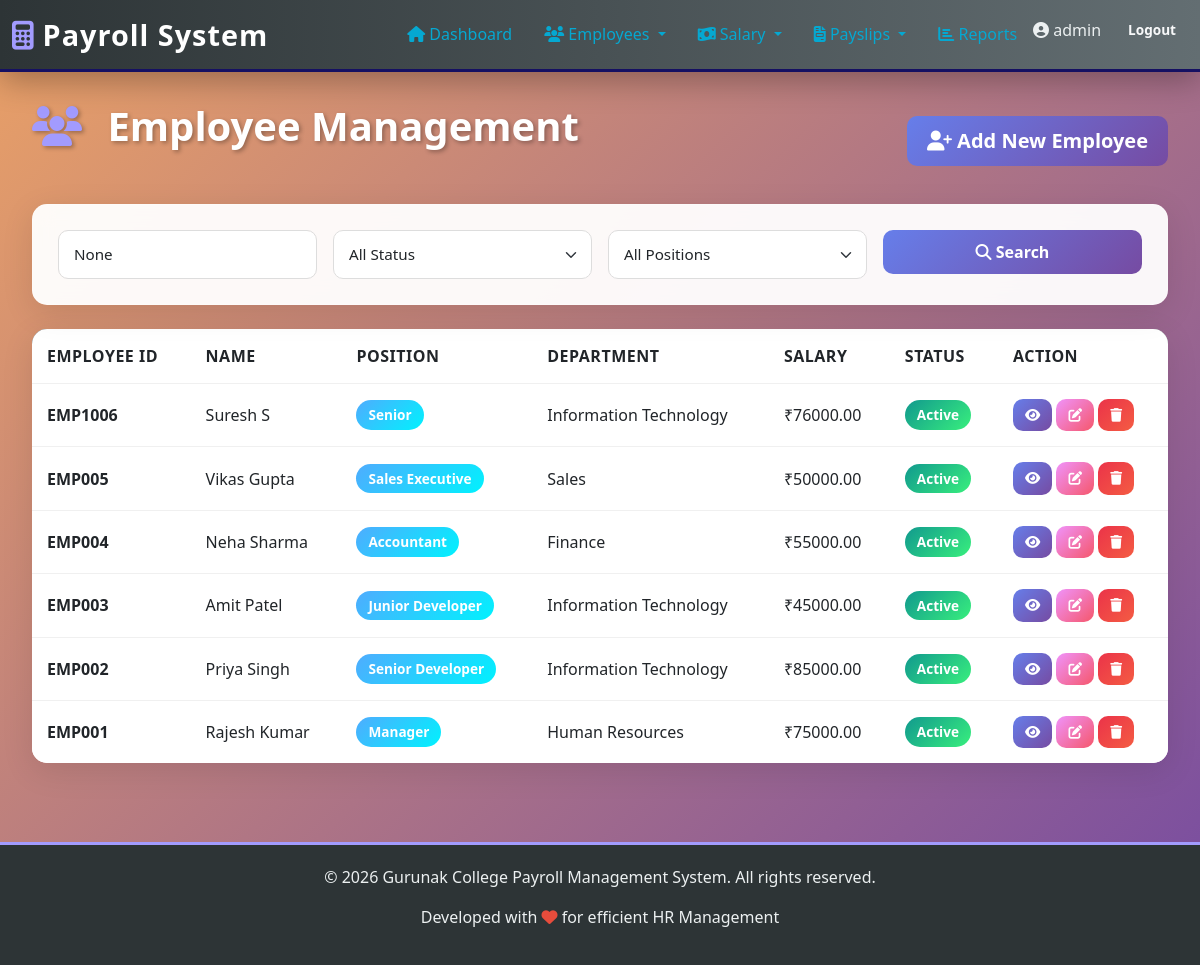
Screenshot of /employees/ (signed in) with the database file from the repository.
### payroll/models.py (models this page shows, shortened)
class Employee(models.Model):
    POSITION = [
        ("Junior", "Junior"),
        ("Senior", "Senior"),
        ("Manager", "Manager"),
        ("Director", "Director"),
    ]
    STATUS_CHOICES = [
        ("Active", "Active"),
        ("Inactive", "Inactive"),
        ("On Leave", "On Leave"),
    ]
    name = models.CharField(max_length=100)
    email = models.EmailField(unique=True)
    phone = models.CharField(max_length=15, blank=True)
    employee_id = models.CharField(max_length=20, unique=True)
    position = models.CharField(max_length=20, choices=POSITION)
    department = models.ForeignKey(Department, on_delete=models.PROTECT)
    experience = models.IntegerField()
    base_salary = models.FloatField()
    address = models.TextField(blank=True)
    city = models.CharField(max_length=50, blank=True)
    state = models.CharField(max_length=50, blank=True)
    zip_code = models.CharField(max_length=10, blank=True)
    pan = models.CharField(max_length=20, blank=True)
    aadhar = models.CharField(max_length=20, blank=True)
    bank_account = models.CharField(max_length=20, blank=True)
    ifsc_code = models.CharField(max_length=20, blank=True)
    status = models.CharField(max_length=20, choices=STATUS_CHOICES, default="Active")
    date_joined = models.DateField()
    created_at = models.DateTimeField(auto_now_add=True)
    updated_at = models.DateTimeField(auto_now=True)
    class Meta:
        ordering = ['-created_at']
        indexes = [
            models.Index(fields=['employee_id']),
            models.Index(fields=['status']),
        ]

class Department(models.Model):
    name = models.CharField(max_length=100, unique=True)
    description = models.TextField(blank=True)
    created_at = models.DateTimeField(auto_now_add=True)

### payroll/views.py (the view)
# urls.py: path('employees/', views.employee_list, name='employee_list'),
@login_required
def employee_list(request):
    employees = Employee.objects.select_related('department').all()
    status_filter = request.GET.get('status')
    position_filter = request.GET.get('position')
    department_filter = request.GET.get('department')
    search = request.GET.get('search')
    if status_filter:
        employees = employees.filter(status=status_filter)
    if position_filter:
        employees = employees.filter(position=position_filter)
    if department_filter:
        employees = employees.filter(department_id=department_filter)
    if search:
        employees = employees.filter(
            Q(name__icontains=search) |
            Q(employee_id__icontains=search) |
            Q(email__icontains=search)
        )
    departments = Department.objects.all()
    context = {
        'employees': employees,
        'departments': departments,
        'current_status': status_filter,
        'current_position': position_filter,
        'current_department': department_filter,
        'search_query': search,
    }
    return render(request, 'employees/employee_list.html', context)

### templates/employees/employee_list.html (shortened to what this page needs)
{% extends 'base.html' %}
{% block content %}
<div class="d-flex justify-content-between align-items-center mb-4">
    <h1 class="page-title">
        <i class="fas fa-users"></i> Employee Management
    </h1>
    <a href="/employees/add/" class="btn btn-primary btn-lg">
        <i class="fas fa-user-plus"></i> Add New Employee
    </a>
</div>
<div class="glass mb-4">
    <form method="get" class="row g-3">
        <div class="col-md-3">
            <input type="text" name="search" class="form-control" placeholder="Search name, ID, email..." value="{{ search_query }}">
        </div>
        <div class="col-md-3">
            <select name="status" class="form-select">
                <option value="">All Status</option>
            </select>
        </div>
        <div class="col-md-3">
            <select name="position" class="form-select">
                <option value="">All Positions</option>
            </select>
        </div>
        <div class="col-md-3">
            <button type="submit" class="btn btn-primary w-100">
                <i class="fas fa-search"></i> Search
            </button>
        </div>
    </form>
</div>
<div class="table-glass">
    {% if employees %}
        <table class="table table-hover">
            <thead>
                <tr>
                    <th>Employee ID</th>
                    <th>Name</th>
                    <th>Position</th>
                    <th>Department</th>
                    <th>Salary</th>
                    <th>Status</th>
                    <th>Action</th>
                </tr>
            </thead>
            <tbody>
                {% for emp in employees %}
                <tr>
                    <td><strong>{{ emp.employee_id }}</strong></td>
                    <td>{{ emp.name }}</td>
                    <td><span class="badge badge-info">{{ emp.position }}</span></td>
                    <td>{{ emp.department.name }}</td>
                    <td>₹{{ emp.base_salary|floatformat:2 }}</td>
                    <td>
                        {% if emp.status == 'Active' %}
                            <span class="badge badge-success">{{ emp.status }}</span>
                        {% elif emp.status == 'On Leave' %}
                            <span class="badge badge-warning">{{ emp.status }}</span>
                        {% else %}
                            <span class="badge bg-secondary">{{ emp.status }}</span>
                        {% endif %}
                    </td>
                    <td>
                        <a href="/employees/{{ emp.id }}/" class="btn btn-sm btn-primary" title="View Details">
                            <i class="fas fa-eye"></i>
                        </a>
                        <a href="/employees/{{ emp.id }}/edit/" class="btn btn-sm btn-warning" title="Edit">
                            <i class="fas fa-edit"></i>
                        </a>
                        <a href="/employees/{{ emp.id }}/delete/" class="btn btn-sm btn-danger" title="Delete">
                            <i class="fas fa-trash"></i>
                        </a>
                    </td>
                </tr>
                {% endfor %}
            </tbody>
        </table>
    {% else %}
        <div class="alert alert-info" style="border-radius: 15px;">
            <i class="fas fa-info-circle"></i> No employees found. <a href="/employees/add/">Add one now</a>
        </div>
    {% endif %}
</div>
{% endblock %}

### templates/base.html (shortened to what this page needs)
<!DOCTYPE html>
<html lang="en">
<head>
    <link href="https://cdn.jsdelivr.net/npm/bootstrap@5.3.0/dist/css/bootstrap.min.css" rel="stylesheet">
    <link rel="stylesheet" href="https://cdnjs.cloudflare.com/ajax/libs/font-awesome/6.5.1/css/all.min.css">
    <link rel="stylesheet" href="https://cdnjs.cloudflare.com/ajax/libs/animate.css/4.1.1/animate.min.css"/>
</head>
<body>
    <nav class="navbar navbar-expand-lg navbar-dark sticky-top">
        <div class="container-fluid">
            <a class="navbar-brand" href="/">
                <i class="fas fa-calculator"></i>Payroll System
            </a>
            <div class="collapse navbar-collapse" id="navbarNav">
                <ul class="navbar-nav ms-auto">
                    <li class="nav-item">
                        <a class="nav-link {% if request.resolver_match.url_name == 'dashboard' %}active{% endif %}" href="/">
                            <i class="fas fa-home"></i> Dashboard
                        </a>
                    </li>
                    <li class="nav-item dropdown">
                        <a class="nav-link dropdown-toggle" href="#" id="empDropdown" role="button" data-bs-toggle="dropdown">
                            <i class="fas fa-users"></i> Employees
                        </a>
                    </li>
                    <li class="nav-item dropdown">
                        <a class="nav-link dropdown-toggle" href="#" id="salaryDropdown" role="button" data-bs-toggle="dropdown">
                            <i class="fas fa-money-bill-wave"></i> Salary
                        </a>
                    </li>
                    <li class="nav-item dropdown">
                        <a class="nav-link dropdown-toggle" href="#" id="paySlipDropdown" role="button" data-bs-toggle="dropdown">
                            <i class="fas fa-file-invoice"></i> Payslips
                        </a>
                    </li>
                    <li class="nav-item">
                        <a class="nav-link" href="/reports/">
                            <i class="fas fa-chart-bar"></i> Reports
                        </a>
                    </li>
                    <li class="nav-item">
                        <div class="user-info">
                            <span><i class="fas fa-user-circle"></i> {{ user.username }}</span>
                            <form method="post" action="/logout/" style="display: inline;">
                                <button type="submit" class="btn btn-sm btn-outline-light" style="border: none; padding: 0.375rem 0.75rem;">Logout</button>
                            </form>
                        </div>
                    </li>
                </ul>
            </div>
        </div>
    </nav>
    <div class="main-container">
        <div class="container-fluid">
            {% block content %}{% endblock %}
        </div>
    </div>
    <div class="footer">
        <p>&copy; 2026 Gurunak College Payroll Management System. All rights reserved.</p>
        <p>Developed with <i class="fas fa-heart" style="color: #e74c3c;"></i> for efficient HR Management</p>
    </div>
</body>
</html>

### templates/base.html (style rules this page uses)
* { margin: 0; padding: 0; box-sizing: border-box; }
body { font-family: 'Segoe UI', Tahoma, Geneva, Verdana, sans-serif; background: linear-gradient(135deg, #eaa166 0%, #764ba2 100%); min-height: 100vh; color: #333; }
.navbar { background: linear-gradient(90deg, #2d3436 0%, #636e72 100%); box-shadow: 0 8px 32px rgba(0, 0, 0, 0.3); backdrop-filter: blur(10px); border-bottom: 3px solid #151062; }
.navbar-brand { font-size: 1.8rem; font-weight: 700; color: #fff !important; letter-spacing: 1px; animation: slideInLeft 0.6s ease; }
.navbar-brand i { margin-right: 8px; color: #a29bfe; }
.nav-link { color: #05a8d1 !important; margin: 0 8px; font-weight: 500; transition: all 0.3s ease; border-bottom: 2px solid transparent; }
.user-info { color: #ecf0f1; margin-left: auto; display: flex; align-items: center; gap: 15px; }
.main-container { padding: 30px 20px; min-height: calc(100vh - 70px); }
.page-title { font-size: 2.5rem; font-weight: 700; color: #fff; margin-bottom: 30px; text-shadow: 2px 2px 4px rgba(0, 0, 0, 0.3); animation: slideInDown 0.6s ease; }
.page-title i { margin-right: 15px; color: #a29bfe; }
.glass { background: rgba(255, 255, 255, 0.95); backdrop-filter: blur(10px); border: 1px solid rgba(255, 255, 255, 0.2); border-radius: 15px; padding: 25px; box-shadow: 0 8px 32px rgba(0, 0, 0, 0.1); transition: all 0.3s ease; animation: fadeInUp 0.6s ease; }
.table-glass { background: rgba(255, 255, 255, 0.95); border-radius: 15px; overflow: hidden; box-shadow: 0 8px 32px rgba(0, 0, 0, 0.1); }
.table { margin-bottom: 0; border-collapse: collapse; }
.table thead { background: linear-gradient(90deg, #2d3436 0%, #636e72 100%); color: white; font-weight: 600; text-transform: uppercase; letter-spacing: 0.5px; }
.table thead th { border: none; padding: 15px; vertical-align: middle; }
.table tbody tr { border-top: 1px solid #f0f0f0; transition: all 0.3s ease; }
.table tbody td { border: none; padding: 15px; vertical-align: middle; }
.btn { border-radius: 10px; font-weight: 600; padding: 10px 20px; transition: all 0.3s ease; border: none; }
.btn-primary { background: linear-gradient(135deg, #667eea 0%, #764ba2 100%); color: white; }
.btn-warning { background: linear-gradient(135deg, #f093fb 0%, #f5576c 100%); color: white; }
.btn-danger { background: linear-gradient(135deg, #eb3349 0%, #f45c43 100%); color: white; }
.btn-sm { padding: 6px 12px; font-size: 0.85rem; }
.form-control, .form-select { border-radius: 10px; border: 1px solid #ddd; padding: 12px 15px; font-size: 0.95rem; transition: all 0.3s ease; }
.badge { padding: 8px 12px; border-radius: 20px; font-weight: 600; font-size: 0.85rem; }
.badge-success { background: linear-gradient(135deg, #11998e 0%, #38ef7d 100%); color: white; }
.badge-info { background: linear-gradient(135deg, #4facfe 0%, #00f2fe 100%); color: white; }
.footer { background: #2d3436; color: #ecf0f1; padding: 20px; text-align: center; margin-top: 40px; border-top: 3px solid #a29bfe; }

### rows the page displays
Employee: employee_id "EMP1006", name "Suresh S", position "Senior", department.name "Information Technology", base_salary "76000.00", status "Active"
Employee: employee_id "EMP005", name "Vikas Gupta", position "Sales Executive", department.name "Sales", base_salary "50000.00", status "Active"
Employee: employee_id "EMP004", name "Neha Sharma", position "Accountant", department.name "Finance", base_salary "55000.00", status "Active"
Employee: employee_id "EMP003", name "Amit Patel", position "Junior Developer", department.name "Information Technology", base_salary "45000.00", status "Active"
Employee: employee_id "EMP002", name "Priya Singh", position "Senior Developer", department.name "Information Technology", base_salary "85000.00", status "Active"
Employee: employee_id "EMP001", name "Rajesh Kumar", position "Manager", department.name "Human Resources", base_salary "75000.00", status "Active"

### other values shown
{{ user.username }} "admin"
